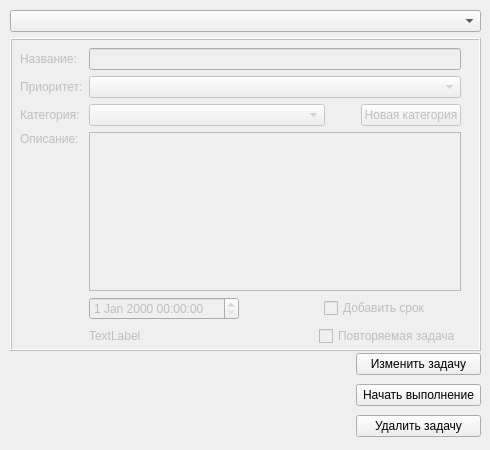
      <widget class="QWidget" name="tab">
       <attribute name="title">
        <string>Запланированно</string>
       </attribute>
       <widget class="QWidget" name="verticalLayoutWidget_4">
        <property name="geometry">
         <rect>
          <x>10</x>
          <y>10</y>
          <width>471</width>
          <height>341</height>
         </rect>
        </property>
        <layout class="QVBoxLayout" name="verticalLayout_6">
         <property name="spacing">
          <number>6</number>
         </property>
         <property name="sizeConstraint">
          <enum>QLayout::SizeConstraint::SetDefaultConstraint</enum>
         </property>
         <property name="leftMargin">
          <number>0</number>
         </property>
         <property name="bottomMargin">
          <number>0</number>
         </property>
         <item>
          <widget class="QComboBox" name="comboBox_mt_plan_all"/>
         </item>
         <item>
          <widget class="QFrame" name="frame_mt_plan">
           <property name="enabled">
            <bool>false</bool>
           </property>
           <property name="frameShape">
            <enum>QFrame::Shape::Box</enum>
           </property>
           <property name="frameShadow">
            <enum>QFrame::Shadow::Raised</enum>
           </property>
           <property name="lineWidth">
            <number>1</number>
           </property>
           <widget class="QWidget" name="gridLayoutWidget_3">
            <property name="geometry">
             <rect>
              <x>10</x>
              <y>10</y>
              <width>441</width>
              <height>298</height>
             </rect>
            </property>
            <layout class="QGridLayout" name="gridLayout_3">
             <item row="3" column="0">
              <layout class="QVBoxLayout" name="verticalLayout_7">
               <item>
                <widget class="QLabel" name="label_15">
                 <property name="text">
                  <string>Описание:</string>
                 </property>
                </widget>
               </item>
               <item>
                <spacer name="verticalSpacer_3">
                 <property name="orientation">
                  <enum>Qt::Orientation::Vertical</enum>
                 </property>
                 <property name="sizeHint" stdset="0">
                  <size>
                   <width>20</width>
                   <height>40</height>
                  </size>
                 </property>
                </spacer>
               </item>
              </layout>
             </item>
             <item row="5" column="1">
              <layout class="QHBoxLayout" name="horizontalLayout_26">
               <item>
                <widget class="QLabel" name="label_mt_plan_repeat">
                 <property name="enabled">
                  <bool>false</bool>
                 </property>
                 <property name="minimumSize">
                  <size>
                   <width>150</width>
                   <height>0</height>
                  </size>
                 </property>
                 <property name="text">
                  <string>TextLabel</string>
                 </property>
                </widget>
               </item>
               <item>
                <spacer name="horizontalSpacer_14">
                 <property name="orientation">
                  <enum>Qt::Orientation::Horizontal</enum>
                 </property>
                 <property name="sizeHint" stdset="0">
                  <size>
                   <width>10</width>
                   <height>20</height>
                  </size>
                 </property>
                </spacer>
               </item>
               <item>
                <widget class="QCheckBox" name="checkBox_mt_plan_add_repet">
                 <property name="enabled">
                  <bool>false</bool>
                 </property>
                 <property name="minimumSize">
                  <size>
                   <width>137</width>
                   <height>0</height>
                  </size>
                 </property>
                 <property name="text">
                  <string>Повторяемая задача</string>
                 </property>
                </widget>
               </item>
              </layout>
             </item>
             <item row="2" column="1">
              <layout class="QHBoxLayout" name="horizontalLayout_11">
               <property name="sizeConstraint">
                <enum>QLayout::SizeConstraint::SetNoConstraint</enum>
               </property>
               <item>
                <widget class="QComboBox" name="comboBox_mt_plan_cat">
                 <property name="enabled">
                  <bool>false</bool>
                 </property>
                </widget>
               </item>
               <item>
                <spacer name="horizontalSpacer_4">
                 <property name="orientation">
                  <enum>Qt::Orientation::Horizontal</enum>
                 </property>
                 <property name="sizeType">
                  <enum>QSizePolicy::Policy::Fixed</enum>
                 </property>
                 <property name="sizeHint" stdset="0">
                  <size>
                   <width>30</width>
                   <height>20</height>
                  </size>
                 </property>
                </spacer>
               </item>
               <item>
                <widget class="QPushButton" name="pushButton_mt_plan_new_cat">
                 <property name="enabled">
                  <bool>false</bool>
                 </property>
                 <property name="sizePolicy">
                  <sizepolicy hsizetype="Minimum" vsizetype="Fixed">
                   <horstretch>0</horstretch>
                   <verstretch>0</verstretch>
                  </sizepolicy>
                 </property>
                 <property name="maximumSize">
                  <size>
                   <width>100</width>
                   <height>16777215</height>
                  </size>
                 </property>
                 <property name="text">
                  <string>Новая категория</string>
                 </property>
                </widget>
               </item>
              </layout>
             </item>
             <item row="0" column="0">
              <widget class="QLabel" name="label_13">
               <property name="text">
                <string>Название:</string>
               </property>
              </widget>
             </item>
             <item row="1" column="0">
              <widget class="QLabel" name="label_17">
               <property name="text">
                <string>Приоритет:</string>
               </property>
              </widget>
             </item>
             <item row="3" column="1">
              <widget class="QTextEdit" name="textEdit_mt_plan_description">
               <property name="enabled">
                <bool>false</bool>
               </property>
              </widget>
             </item>
             <item row="0" column="1">
              <widget class="QLineEdit" name="lineEdit__mt_plan_name">
               <property name="enabled">
                <bool>false</bool>
               </property>
              </widget>
             </item>
             <item row="2" column="0">
              <widget class="QLabel" name="label_14">
               <property name="text">
                <string>Категория:</string>
               </property>
              </widget>
             </item>
             <item row="1" column="1">
              <layout class="QHBoxLayout" name="horizontalLayout_14">
               <item>
                <widget class="QComboBox" name="comboBox_mt_plan_prior">
                 <property name="enabled">
                  <bool>false</bool>
                 </property>
                </widget>
               </item>
              </layout>
             </item>
             <item row="4" column="1">
              <layout class="QHBoxLayout" name="horizontalLayout_27">
               <item>
                <widget class="QDateTimeEdit" name="dateTimeEdit_mt_plan">
                 <property name="enabled">
                  <bool>false</bool>
                 </property>
                 <property name="minimumSize">
                  <size>
                   <width>150</width>
                   <height>0</height>
                  </size>
                 </property>
                </widget>
               </item>
               <item>
                <spacer name="horizontalSpacer_15">
                 <property name="orientation">
                  <enum>Qt::Orientation::Horizontal</enum>
                 </property>
                 <property name="sizeHint" stdset="0">
                  <size>
                   <width>10</width>
                   <height>20</height>
                  </size>
                 </property>
                </spacer>
               </item>
               <item>
                <widget class="QCheckBox" name="checkBox_mt_plan_add_timer">
                 <property name="enabled">
                  <bool>false</bool>
                 </property>
                 <property name="minimumSize">
                  <size>
                   <width>137</width>
                   <height>0</height>
                  </size>
                 </property>
                 <property name="text">
                  <string>Добавить срок</string>
                 </property>
                </widget>
               </item>
              </layout>
             </item>
            </layout>
           </widget>
          </widget>
         </item>
        </layout>
       </widget>
       <widget class="QWidget" name="horizontalLayoutWidget_6">
        <property name="geometry">
         <rect>
          <x>10</x>
          <y>350</y>
          <width>471</width>
          <height>91</height>
         </rect>
        </property>
        <layout class="QHBoxLayout" name="horizontalLayout_15">
         <item>
          <spacer name="horizontalSpacer_5">
           <property name="orientation">
            <enum>Qt::Orientation::Horizontal</enum>
           </property>
           <property name="sizeHint" stdset="0">
            <size>
             <width>40</width>
             <height>20</height>
            </size>
           </property>
          </spacer>
         </item>
         <item>
          <layout class="QVBoxLayout" name="verticalLayout_9">
           <item>
            <widget class="QPushButton" name="pushButton_mt_plan_change_task">
             <property name="minimumSize">
              <size>
               <width>125</width>
               <height>0</height>
              </size>
             </property>
             <property name="maximumSize">
              <size>
               <width>120</width>
               <height>16777215</height>
              </size>
             </property>
             <property name="text">
              <string>Изменить задачу</string>
             </property>
            </widget>
           </item>
           <item>
            <widget class="QPushButton" name="pushButton_mt_plan_start">
             <property name="minimumSize">
              <size>
               <width>125</width>
               <height>0</height>
              </size>
             </property>
             <property name="maximumSize">
              <size>
               <width>120</width>
               <height>16777215</height>
              </size>
             </property>
             <property name="text">
              <string>Начать выполнение</string>
             </property>
            </widget>
           </item>
           <item>
            <widget class="QPushButton" name="pushButton_mt_plan_del">
             <property name="text">
              <string>Удалить задачу</string>
             </property>
            </widget>
           </item>
          </layout>
         </item>
        </layout>
       </widget>
      </widget>
